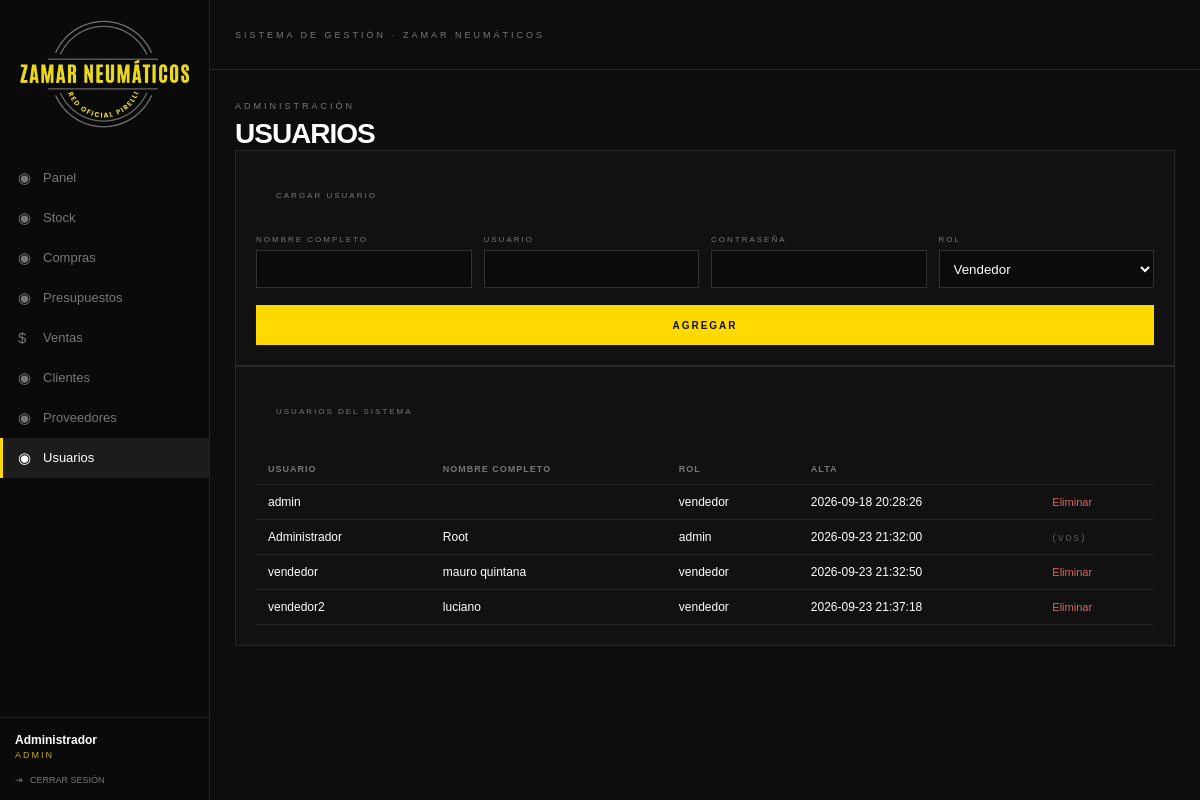
/ZamarNeumaticos2/usuarios.php (signed in), run on the app's committed database.
### tables this page shows
CREATE TABLE `usuarios` (
  `id` int NOT NULL AUTO_INCREMENT,
  `usuario` varchar(50) NOT NULL,
  `nombre_completo` varchar(100) DEFAULT NULL,
  `rol` enum('admin','vendedor') NOT NULL DEFAULT 'vendedor',
  `clave` varchar(255) NOT NULL,
  `creado_en` timestamp NULL DEFAULT CURRENT_TIMESTAMP,
  PRIMARY KEY (`id`),
  UNIQUE KEY `usuario` (`usuario`)
);

### ZamarNeumaticos2/usuarios.php (the view, shortened to what this page needs)
<?php
require "conexion.php";
$usuarios = $pdo->query("SELECT * FROM usuarios ORDER BY usuario")->fetchAll();
?>
<!DOCTYPE html>
<html lang="es">
<head>
    <link rel="stylesheet" href="style.css">
</head>
<body>
    <?php include "menu.php"; ?>
    <main class="main">
        <header class="topbar">
            <div class="titulo-sistema">
                SISTEMA DE GESTIÓN · ZAMAR NEUMÁTICOS
            </div>
        </header>
        <section class="contenido">
            <div class="encabezado">
                <div>
                    <span>ADMINISTRACIÓN</span>
                    <h1>USUARIOS</h1>
                </div>
            </div>
            <div class="tarjeta">
                <div class="panel-titulo">
                    CARGAR USUARIO
                </div>
                <form method="POST" class="formulario-stock">
                    <div>
                        <label>NOMBRE COMPLETO</label>
                        <input type="text" name="nombre_completo" required>
                    </div>
                    <div>
                        <label>USUARIO</label>
                        <input type="text" name="usuario" required>
                    </div>
                    <div>
                        <label>CONTRASEÑA</label>
                        <input type="password" name="clave" required>
                    </div>
                    <div>
                        <label>ROL</label>
                        <select name="rol" required>
                            <option value="vendedor">Vendedor</option>
                        </select>
                    </div>
                    <button type="submit">AGREGAR</button>
                </form>
            </div>
            <div class="tarjeta">
                <div class="panel-titulo">
                    USUARIOS DEL SISTEMA
                </div>
                <?php if (count($usuarios) === 0) { ?>
                    <div class="panel-vacio">
                        Todavía no hay usuarios registrados.
                    </div>
                <?php } else { ?>
                    <table class="tabla-datos">
                        <thead>
                            <tr>
                                <th>Usuario</th>
                                <th>Nombre completo</th>
                                <th>Rol</th>
                                <th>Alta</th>
                                <th></th>
                            </tr>
                        </thead>
                        <tbody>
                            <?php foreach ($usuarios as $u) { ?>
                                <tr>
                                    <td><?php echo htmlspecialchars($u["usuario"]); ?></td>
                                    <td><?php echo htmlspecialchars($u["nombre_completo"]); ?></td>
                                    <td><?php echo htmlspecialchars($u["rol"]); ?></td>
                                    <td><?php echo htmlspecialchars($u["creado_en"]); ?></td>
                                    <td>
                                        <?php if ($u["usuario"] != $_SESSION["usuario"]) { ?>
                                            <a
                                                href="usuarios.php?eliminar=<?php echo $u["id"]; ?>"
                                                class="accion-eliminar"
                                                onclick="return confirm('¿Eliminar este usuario?');"
                                            >
                                                Eliminar
                                            </a>
                                        <?php } else { ?>
                                            <span style="color:#555; font-size:11px;">(vos)</span>
                                        <?php } ?>
                                    </td>
                                </tr>
                            <?php } ?>
                        </tbody>
                    </table>
                <?php } ?>
            </div>
        </section>
    </main>
</body>
</html>

### ZamarNeumaticos2/style.css (style rules this page uses)
* { margin: 0; padding: 0; box-sizing: border-box; }
body { font-family: Arial, Helvetica, sans-serif; background-color: #0d0d0d; color: #ffffff; min-height: 100vh; }
.main { margin-left: 210px; min-height: 100vh; }
.topbar { height: 70px; border-bottom: 1px solid #242424; display: flex; align-items: center; justify-content: space-between; padding: 0 25px; }
.titulo-sistema { color: #777; font-size: 9px; letter-spacing: 3px; }
.contenido { padding: 25px; }
.encabezado span { color: #777; font-size: 9px; letter-spacing: 3px; }
.encabezado h1 { font-size: 28px; margin-top: 5px; letter-spacing: -1px; }
.tarjeta { min-height: 108px; border: 1px solid #292929; background-color: #111111; padding: 20px; }
.tarjeta span { display: block; color: #777; font-size: 8px; letter-spacing: 2px; }
.panel-titulo { padding: 20px; color: #777; font-size: 8px; letter-spacing: 2px; }
.formulario-stock { display: grid; grid-template-columns: repeat(4, 1fr); gap: 12px; margin-top: 15px; }
.formulario-stock label { display: block; margin-bottom: 6px; color: #777; font-size: 8px; letter-spacing: 2px; }
.formulario-stock input { width: 100%; height: 38px; padding: 0 10px; background-color: #0b0b0b; border: 1px solid #303030; color: white; outline: none; }
.formulario-stock button { grid-column: 1 / -1; height: 40px; margin-top: 5px; background-color: #ffd900; border: none; color: #111; font-size: 10px; font-weight: bold; letter-spacing: 2px; cursor: pointer; }
.tabla-datos { width: 100%; border-collapse: collapse; margin-top: 18px; }
.tabla-datos th, .tabla-datos td { padding: 10px 12px; border-bottom: 1px solid #242424; font-size: 12px; text-align: left; }
.tabla-datos th { color: #777; font-size: 9px; letter-spacing: 1px; text-transform: uppercase; }
.accion-eliminar { color: #d66666; font-size: 11px; text-decoration: none; }
.formulario-stock select { width: 100%; height: 38px; padding: 0 10px; background-color: #0b0b0b; border: 1px solid #303030; color: white; outline: none; }
.tabla-datos a { color: #ffd900; font-size: 11px; text-decoration: none; }
.tabla-datos a.accion-eliminar { color: #d66666; }

### data on the page
usuarios: usuario "admin", rol "vendedor", creado_en "2026-09-18 20:28:26"
usuarios: usuario "Administrador", nombre_completo "Root", rol "admin", creado_en "2026-09-23 21:32:00", shows "(vos)"
usuarios: usuario "vendedor", nombre_completo "mauro quintana", rol "vendedor", creado_en "2026-09-23 21:32:50"
usuarios: usuario "vendedor2", nombre_completo "luciano", rol "vendedor", creado_en "2026-09-23 21:37:18"

### other printed values
$_SESSION["usuario"] "Administrador"
